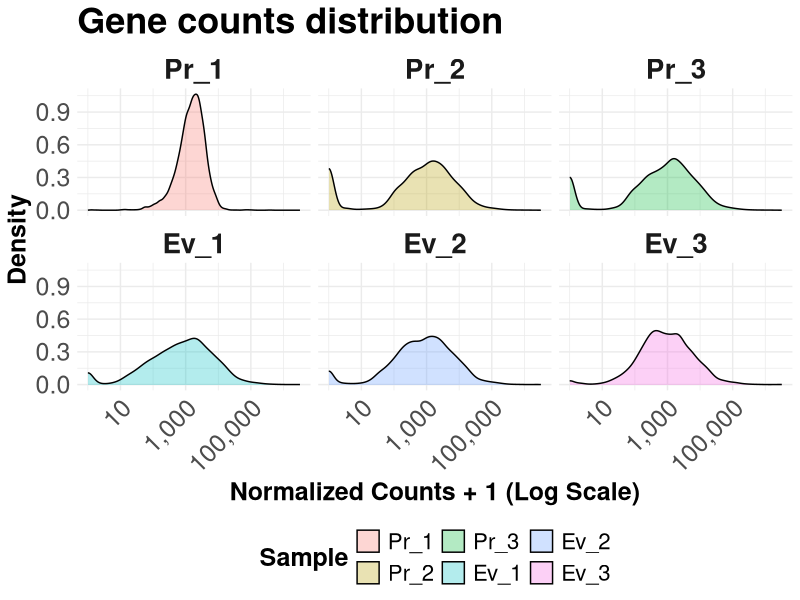
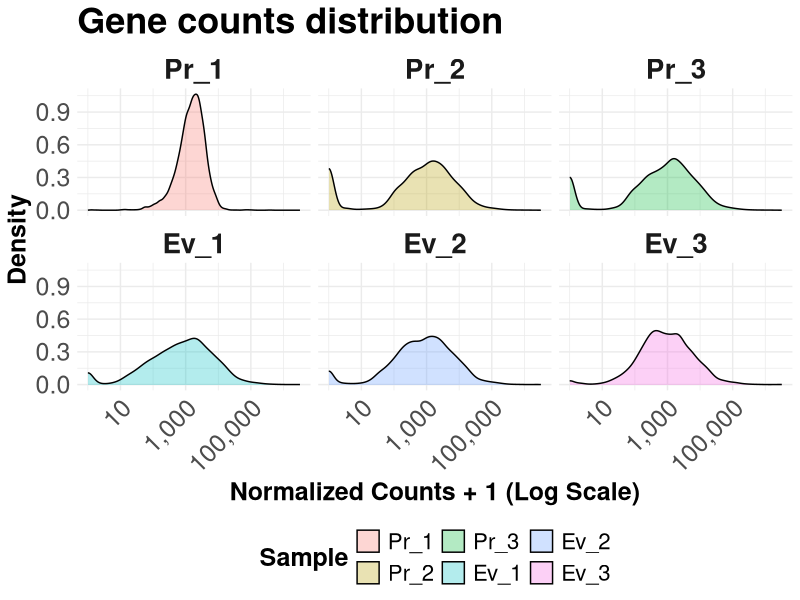

Reproduce these figures in R, in order.
#This is the script for plotting the normalized counts distribution curve

#Import the table containinig normalized counts of all genes in all samples including Parent-replicate-1
dist<- read.table("normalized_counts_w_Pr1.txt", sep="\t", header=TRUE, row.names=1 )
dist[1:5, ]

library(ggplot2)
library(reshape2)
library(scales)

#Melt the data (Wide to Long)
long_data <- melt(dist, id.vars = c("Gene_Name"))
colnames(long_data) <- c("Gene_Name", "Sample", "Count")

#Assign the plot to a variable 'p'
p <- ggplot() +
# Density Plot
geom_density(data = long_data, aes(x = Count + 1, fill = Sample), alpha = 0.3) +

# Scale
scale_x_log10(labels = scales::label_comma()) + 
  
# Themes
theme_minimal() +
theme(plot.title = element_text(size = 26, face = "bold"),
axis.title = element_text(size = 18, face = "bold"),
axis.text.x = element_text(angle = 45, hjust = 1, size = 18),
axis.text.y = element_text(size = 18),
strip.text = element_text(size = 20, face = "bold"),
legend.title = element_text(size = 18, face = "bold"),
legend.text = element_text(size = 16),
legend.position = "bottom") +
        
# Labels and Facets
labs(title = "Gene counts distribution", x = "Normalized Counts + 1 (Log Scale)", y = "Density") +
facet_wrap(~Sample)

#Print the plot
print(p)

#Save it
ggsave("n_counts_distr_curve.png", plot = p, width = 14, height = 10, dpi = 300)
